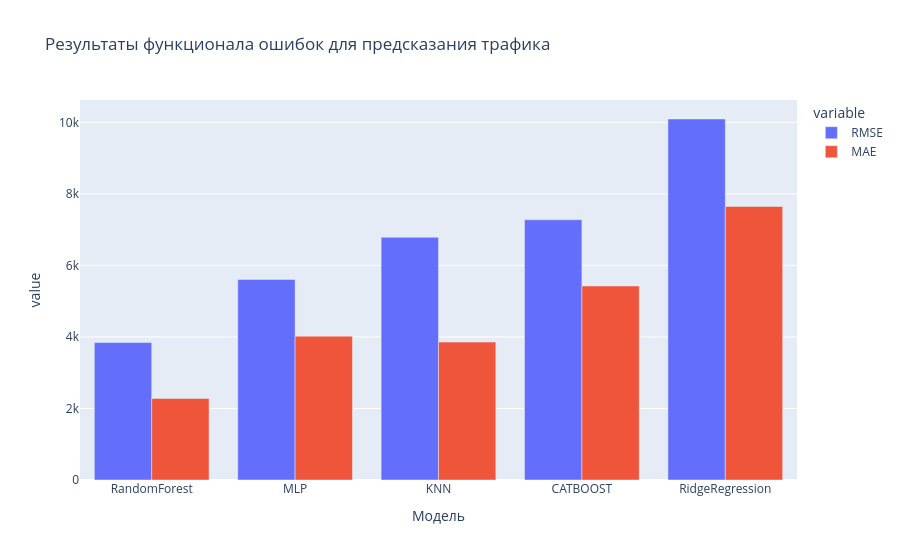

Notebook code for this chart:
### Code cell
fig = px.bar(
    metrics_traffic.sort_values(['RMSE', 'MAE']),
    x='Модель',
    y=['RMSE', 'MAE'],
    barmode='group',
    title='Результаты функционала ошибок для предсказания трафика'
)

fig.show()

### Figure 1 — Plotly figure (JSON) as saved in the notebook; plotly's stock layout.template omitted (floating-point values rounded to 4 significant figures)
{"data": [{"alignmentgroup": "True", "hovertemplate": "variable=RMSE<br>Модель=%{x}<br>value=%{y}<extra></extra>", "legendgroup": "RMSE", "marker": {"color": "#636efa", "pattern": {"shape": ""}}, "name": "RMSE", "offsetgroup": "RMSE", "orientation": "v", "showlegend": true, "textposition": "auto", "type": "bar", "x": ["RandomForest", "MLP", "KNN", "CATBOOST", "RidgeRegression"], "xaxis": "x", "y": [3843.0, 5605.0, 6786.0, 7276.0, 10090.0], "yaxis": "y"}, {"alignmentgroup": "True", "hovertemplate": "variable=MAE<br>Модель=%{x}<br>value=%{y}<extra></extra>", "legendgroup": "MAE", "marker": {"color": "#EF553B", "pattern": {"shape": ""}}, "name": "MAE", "offsetgroup": "MAE", "orientation": "v", "showlegend": true, "textposition": "auto", "type": "bar", "x": ["RandomForest", "MLP", "KNN", "CATBOOST", "RidgeRegression"], "xaxis": "x", "y": [2281.0, 4021.0, 3856.0, 5425.0, 7648.0], "yaxis": "y"}], "layout": {"barmode": "group", "legend": {"title": {"text": "variable"}, "tracegroupgap": 0}, "title": {"text": "Результаты функционала ошибок для предсказания трафика"}, "xaxis": {"anchor": "y", "domain": [0, 1], "title": {"text": "Модель"}}, "yaxis": {"anchor": "x", "domain": [0, 1], "title": {"text": "value"}}}}
